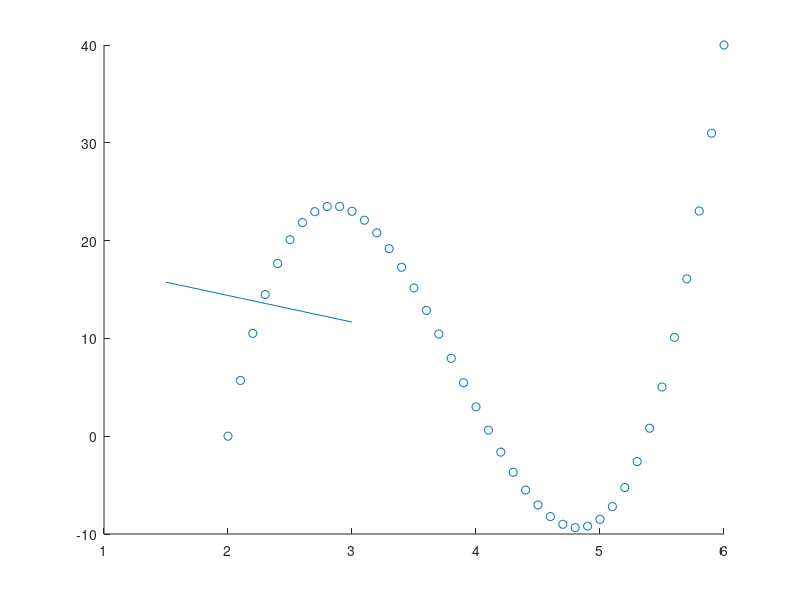

Reproduce this figure in MATLAB.
clc
clear
%%
% xData = [2,3,4,6];
% yData = [0,23,3,40]
A = [1, 2, 2^2, 2^3;
    1, 3, 3^2, 3^3;
    1, 4, 4^2, 4^3;
    1, 6, 6^2, 6^3];
b = [0; 23; 3; 40];
coef = A\b;
coef = flipud(coef);
x1 = [2,3,4,6];
y = [0,23,3,40]
xData = 2:0.1:6;
yData = polyval(coef,xData);

xVector = xData'; yVector = yData'; vectorOfOnes = ones(length(xData),1); 

A = [xVector vectorOfOnes]; b = yVector;
slopeAndOffset = (A'*A)\(A'*b); 
m = slopeAndOffset(1); y0 = slopeAndOffset(2);
scatter(xData,yData), hold on, x = 1.5:0.1:3; 
plot(x,m*x+y0) 